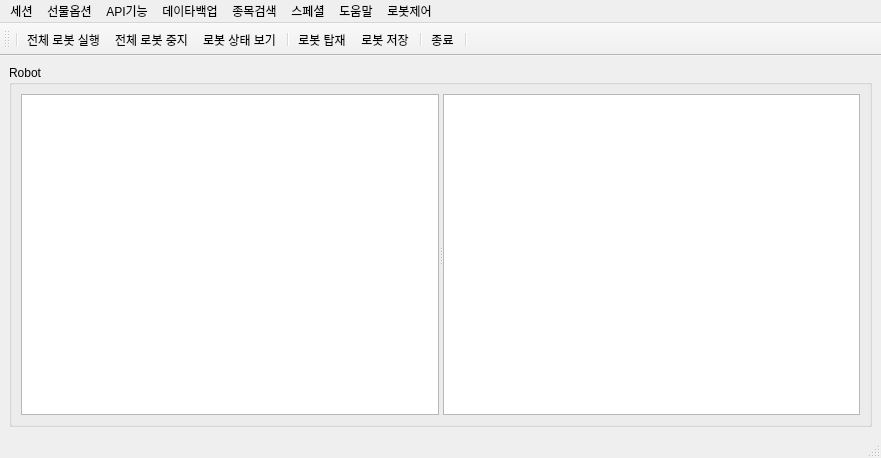
<?xml version="1.0" encoding="UTF-8"?>
<ui version="4.0">
 <class>MainWindow</class>
 <widget class="QMainWindow" name="MainWindow">
  <property name="geometry">
   <rect>
    <x>0</x>
    <y>0</y>
    <width>881</width>
    <height>458</height>
   </rect>
  </property>
  <property name="windowTitle">
   <string>Skybot</string>
  </property>
  <property name="windowIcon">
   <iconset>
    <normaloff>PNG/skybot_cm.png</normaloff>PNG/skybot_cm.png</iconset>
  </property>
  <widget class="QWidget" name="centralwidget">
   <layout class="QGridLayout" name="gridLayout_2">
    <item row="0" column="0">
     <widget class="QGroupBox" name="groupBox">
      <property name="title">
       <string>Robot</string>
      </property>
      <layout class="QHBoxLayout" name="horizontalLayout">
       <item>
        <widget class="QSplitter" name="splitter">
         <property name="orientation">
          <enum>Qt::Horizontal</enum>
         </property>
         <widget class="QTableView" name="tableView_robot">
          <property name="selectionMode">
           <enum>QAbstractItemView::SingleSelection</enum>
          </property>
          <property name="selectionBehavior">
           <enum>QAbstractItemView::SelectRows</enum>
          </property>
          <property name="showGrid">
           <bool>true</bool>
          </property>
          <property name="gridStyle">
           <enum>Qt::DotLine</enum>
          </property>
         </widget>
         <widget class="QTableView" name="tableView_portfolio"/>
        </widget>
       </item>
      </layout>
     </widget>
    </item>
   </layout>
  </widget>
  <widget class="QMenuBar" name="menubar">
   <property name="geometry">
    <rect>
     <x>0</x>
     <y>0</y>
     <width>881</width>
     <height>21</height>
    </rect>
   </property>
   <widget class="QMenu" name="menu">
    <property name="title">
     <string>세션</string>
    </property>
    <addaction name="actionLogin"/>
    <addaction name="actionLogout"/>
    <addaction name="separator"/>
    <addaction name="actionAccountDialog"/>
    <addaction name="separator"/>
    <addaction name="actionExit"/>
    <addaction name="separator"/>
   </widget>
   <widget class="QMenu" name="menu_2">
    <property name="title">
     <string>API기능</string>
    </property>
    <addaction name="actionStockcode"/>
    <addaction name="actionSectorView"/>
    <addaction name="actionTheme"/>
    <addaction name="actionChartIndex"/>
    <addaction name="separator"/>
    <addaction name="actionMinuitePrice"/>
    <addaction name="actionDailyPrice"/>
    <addaction name="separator"/>
    <addaction name="actionInvestors"/>
    <addaction name="actionInvestors2"/>
    <addaction name="separator"/>
    <addaction name="actionRealDataDialog"/>
    <addaction name="actionAskBid"/>
    <addaction name="actionNews"/>
    <addaction name="separator"/>
    <addaction name="actionOpenScreen"/>
    <addaction name="separator"/>
    <addaction name="actionOrder"/>
   </widget>
   <widget class="QMenu" name="menuRobot">
    <property name="title">
     <string>로봇제어</string>
    </property>
    <addaction name="actionRobotRun"/>
    <addaction name="actionRobotStop"/>
    <addaction name="separator"/>
    <addaction name="actionRobotOneRun"/>
    <addaction name="actionRobotOneStop"/>
    <addaction name="separator"/>
    <addaction name="actionRobotSave"/>
    <addaction name="actionRobotLoad"/>
    <addaction name="separator"/>
    <addaction name="actionRobotRemove"/>
    <addaction name="actionRobotClear"/>
    <addaction name="separator"/>
    <addaction name="actionRobotView"/>
    <addaction name="separator"/>
    <addaction name="actionTradeResult"/>
   </widget>
   <widget class="QMenu" name="menu_4">
    <property name="title">
     <string>데이타백업</string>
    </property>
    <addaction name="actionSectorBackupDay"/>
    <addaction name="actionPriceBackupDay"/>
    <addaction name="actionInvestorBackup"/>
    <addaction name="separator"/>
    <addaction name="actionPriceBackupMin"/>
   </widget>
   <widget class="QMenu" name="menu_3">
    <property name="title">
     <string>도움말</string>
    </property>
    <addaction name="actionMustRead"/>
    <addaction name="actionUsage"/>
    <addaction name="actionVersion"/>
   </widget>
   <widget class="QMenu" name="menu_5">
    <property name="title">
     <string>종목검색</string>
    </property>
    <addaction name="actionSearchItems"/>
    <addaction name="actionESearchItems"/>
   </widget>
   <widget class="QMenu" name="menu_6">
    <property name="title">
     <string>스페셜</string>
    </property>
    <addaction name="actionTool2ebest"/>
   </widget>
   <widget class="QMenu" name="menu_7">
    <property name="title">
     <string>선물옵션</string>
    </property>
    <addaction name="separator"/>
    <addaction name="actionCMOptionPrice"/>
    <addaction name="separator"/>
    <addaction name="separator"/>
    <addaction name="actionSupplyDemand"/>
    <addaction name="separator"/>
   </widget>
   <addaction name="menu"/>
   <addaction name="menu_7"/>
   <addaction name="menu_2"/>
   <addaction name="menu_4"/>
   <addaction name="menu_5"/>
   <addaction name="menu_6"/>
   <addaction name="menu_3"/>
   <addaction name="menuRobot"/>
  </widget>
  <widget class="QStatusBar" name="statusbar"/>
  <widget class="QToolBar" name="toolBar">
   <property name="mouseTracking">
    <bool>true</bool>
   </property>
   <property name="windowTitle">
    <string>toolBar</string>
   </property>
   <property name="toolButtonStyle">
    <enum>Qt::ToolButtonIconOnly</enum>
   </property>
   <attribute name="toolBarArea">
    <enum>TopToolBarArea</enum>
   </attribute>
   <attribute name="toolBarBreak">
    <bool>false</bool>
   </attribute>
   <addaction name="separator"/>
   <addaction name="actionRobotRun"/>
   <addaction name="actionRobotStop"/>
   <addaction name="actionRobotView"/>
   <addaction name="separator"/>
   <addaction name="actionRobotLoad"/>
   <addaction name="actionRobotSave"/>
   <addaction name="separator"/>
   <addaction name="actionExit"/>
   <addaction name="separator"/>
  </widget>
  <action name="actionLogin">
   <property name="icon">
    <iconset>
     <normaloff>PNG/로그인.png</normaloff>PNG/로그인.png</iconset>
   </property>
   <property name="text">
    <string>로그인</string>
   </property>
   <property name="statusTip">
    <string/>
   </property>
  </action>
  <action name="actionLogout">
   <property name="enabled">
    <bool>true</bool>
   </property>
   <property name="icon">
    <iconset>
     <normaloff>PNG/로그아웃.png</normaloff>PNG/로그아웃.png</iconset>
   </property>
   <property name="text">
    <string>접속종료</string>
   </property>
   <property name="statusTip">
    <string/>
   </property>
  </action>
  <action name="actionExit">
   <property name="icon">
    <iconset>
     <normaloff>PNG/종료.png</normaloff>PNG/종료.png</iconset>
   </property>
   <property name="text">
    <string>종료</string>
   </property>
   <property name="statusTip">
    <string/>
   </property>
  </action>
  <action name="actionRobotRun">
   <property name="icon">
    <iconset>
     <normaloff>PNG/Process.png</normaloff>PNG/Process.png</iconset>
   </property>
   <property name="text">
    <string>전체 로봇 실행</string>
   </property>
  </action>
  <action name="actionRobotStop">
   <property name="icon">
    <iconset>
     <normaloff>PNG/Cancel.png</normaloff>PNG/Cancel.png</iconset>
   </property>
   <property name="text">
    <string>전체 로봇 중지</string>
   </property>
  </action>
  <action name="actionAddTickTrade">
   <property name="icon">
    <iconset>
     <normaloff>PNG/Business Contact.png</normaloff>PNG/Business Contact.png</iconset>
   </property>
   <property name="text">
    <string>TickTrade</string>
   </property>
   <property name="toolTip">
    <string>TickTrade</string>
   </property>
  </action>
  <action name="actionRealDataDialog">
   <property name="icon">
    <iconset>
     <normaloff>PNG/News.png</normaloff>PNG/News.png</iconset>
   </property>
   <property name="text">
    <string>실시간주가</string>
   </property>
  </action>
  <action name="actionAccountDialog">
   <property name="icon">
    <iconset>
     <normaloff>PNG/계좌조회.png</normaloff>PNG/계좌조회.png</iconset>
   </property>
   <property name="text">
    <string>계좌조회</string>
   </property>
  </action>
  <action name="actionRobotLoad">
   <property name="icon">
    <iconset>
     <normaloff>PNG/Upload.png</normaloff>PNG/Upload.png</iconset>
   </property>
   <property name="text">
    <string>로봇 탑재</string>
   </property>
  </action>
  <action name="actionRobotSave">
   <property name="icon">
    <iconset>
     <normaloff>PNG/Download.png</normaloff>PNG/Download.png</iconset>
   </property>
   <property name="text">
    <string>로봇 저장</string>
   </property>
  </action>
  <action name="actionRobotClear">
   <property name="icon">
    <iconset>
     <normaloff>PNG/Empty Trash.png</normaloff>PNG/Empty Trash.png</iconset>
   </property>
   <property name="text">
    <string>로봇 전체 삭제</string>
   </property>
  </action>
  <action name="actionRobotView">
   <property name="icon">
    <iconset>
     <normaloff>PNG/Candle Sticks.png</normaloff>PNG/Candle Sticks.png</iconset>
   </property>
   <property name="text">
    <string>로봇 상태 보기</string>
   </property>
  </action>
  <action name="actionRobotRemove">
   <property name="icon">
    <iconset>
     <normaloff>PNG/Cancel.png</normaloff>PNG/Cancel.png</iconset>
   </property>
   <property name="text">
    <string>로봇 삭제</string>
   </property>
  </action>
  <action name="actionAddMomentumTrade">
   <property name="icon">
    <iconset>
     <normaloff>PNG/Bullish.png</normaloff>PNG/Bullish.png</iconset>
   </property>
   <property name="text">
    <string>MomentumTrade</string>
   </property>
   <property name="iconText">
    <string>MomentumTrade</string>
   </property>
  </action>
  <action name="actionDatabaseSetting">
   <property name="icon">
    <iconset>
     <normaloff>PNG/Multiple Inputs.png</normaloff>PNG/Multiple Inputs.png</iconset>
   </property>
   <property name="text">
    <string>데이타베이스 설정</string>
   </property>
  </action>
  <action name="actionDailyPrice">
   <property name="icon">
    <iconset>
     <normaloff>PNG/Candle Sticks.png</normaloff>PNG/Candle Sticks.png</iconset>
   </property>
   <property name="text">
    <string>일별주가</string>
   </property>
  </action>
  <action name="actionInvestors">
   <property name="icon">
    <iconset>
     <normaloff>PNG/Conference Call.png</normaloff>PNG/Conference Call.png</iconset>
   </property>
   <property name="text">
    <string>종목별투자자</string>
   </property>
  </action>
  <action name="actionBackup2">
   <property name="enabled">
    <bool>true</bool>
   </property>
   <property name="icon">
    <iconset>
     <normaloff>PNG/Checked 2.png</normaloff>PNG/Checked 2.png</iconset>
   </property>
   <property name="text">
    <string>주가/투자자 백업</string>
   </property>
  </action>
  <action name="actionCodeBuild">
   <property name="icon">
    <iconset>
     <normaloff>PNG/Multiple Inputs.png</normaloff>PNG/Multiple Inputs.png</iconset>
   </property>
   <property name="text">
    <string>종목테이블생성</string>
   </property>
  </action>
  <action name="actionMinuitePrice">
   <property name="icon">
    <iconset>
     <normaloff>PNG/Candle Sticks.png</normaloff>PNG/Candle Sticks.png</iconset>
   </property>
   <property name="text">
    <string>분별주가(1분)</string>
   </property>
  </action>
  <action name="actionPriceBackupDay">
   <property name="icon">
    <iconset>
     <normaloff>PNG/Download 2.png</normaloff>PNG/Download 2.png</iconset>
   </property>
   <property name="text">
    <string>일별가격정보</string>
   </property>
  </action>
  <action name="actionInvestorBackup">
   <property name="icon">
    <iconset>
     <normaloff>PNG/Download 2.png</normaloff>PNG/Download 2.png</iconset>
   </property>
   <property name="text">
    <string>종목별투자자</string>
   </property>
  </action>
  <action name="actionPriceBackupMin">
   <property name="icon">
    <iconset>
     <normaloff>PNG/Download 2.png</normaloff>PNG/Download 2.png</iconset>
   </property>
   <property name="text">
    <string>분별가격정보</string>
   </property>
  </action>
  <action name="actionRobotOneRun">
   <property name="icon">
    <iconset>
     <normaloff>PNG/Currency Exchange.png</normaloff>PNG/Currency Exchange.png</iconset>
   </property>
   <property name="text">
    <string>로봇 실행</string>
   </property>
  </action>
  <action name="actionRobotOneStop">
   <property name="icon">
    <iconset>
     <normaloff>PNG/Cancel.png</normaloff>PNG/Cancel.png</iconset>
   </property>
   <property name="text">
    <string>로봇 중지</string>
   </property>
  </action>
  <action name="actionTickLogger">
   <property name="icon">
    <iconset>
     <normaloff>PNG/Multiple Inputs.png</normaloff>PNG/Multiple Inputs.png</iconset>
   </property>
   <property name="text">
    <string>TickLogger</string>
   </property>
  </action>
  <action name="actionAddTickTradeXN">
   <property name="icon">
    <iconset>
     <normaloff>PNG/Money Transfer.png</normaloff>PNG/Money Transfer.png</iconset>
   </property>
   <property name="text">
    <string>TickTradeXN</string>
   </property>
  </action>
  <action name="actionAddChannelTrade">
   <property name="icon">
    <iconset>
     <normaloff>PNG/Neutral Trading.png</normaloff>PNG/Neutral Trading.png</iconset>
   </property>
   <property name="text">
    <string>ChannelTrade</string>
   </property>
  </action>
  <action name="actionAddTickTradeM">
   <property name="icon">
    <iconset>
     <normaloff>PNG/Trademark.png</normaloff>PNG/Trademark.png</iconset>
   </property>
   <property name="text">
    <string>TickTradeM</string>
   </property>
   <property name="toolTip">
    <string>TickTradeM</string>
   </property>
  </action>
  <action name="actionAddTickTradeP">
   <property name="icon">
    <iconset>
     <normaloff>PNG/Bullish.png</normaloff>PNG/Bullish.png</iconset>
   </property>
   <property name="text">
    <string>TickTradeP</string>
   </property>
   <property name="iconText">
    <string>TickTradeP</string>
   </property>
  </action>
  <action name="actionSectorView">
   <property name="icon">
    <iconset>
     <normaloff>PNG/Services.png</normaloff>PNG/Services.png</iconset>
   </property>
   <property name="text">
    <string>업종지수</string>
   </property>
  </action>
  <action name="actionSectorPriceView">
   <property name="icon">
    <iconset>
     <normaloff>PNG/Services.png</normaloff>PNG/Services.png</iconset>
   </property>
   <property name="text">
    <string>업종별주가조회</string>
   </property>
  </action>
  <action name="actionSectorBackupDay">
   <property name="icon">
    <iconset>
     <normaloff>PNG/Services.png</normaloff>PNG/Services.png</iconset>
   </property>
   <property name="text">
    <string>일별업종정보</string>
   </property>
  </action>
  <action name="actionTickMonitor">
   <property name="icon">
    <iconset>
     <normaloff>PNG/Multiple Inputs.png</normaloff>PNG/Multiple Inputs.png</iconset>
   </property>
   <property name="text">
    <string>TickMonitor</string>
   </property>
  </action>
  <action name="actionAddTickTradeTT">
   <property name="icon">
    <iconset>
     <normaloff>PNG/Bullish.png</normaloff>PNG/Bullish.png</iconset>
   </property>
   <property name="text">
    <string>똘똘이</string>
   </property>
  </action>
  <action name="actionTickMe">
   <property name="icon">
    <iconset>
     <normaloff>PNG/Puzzle.png</normaloff>PNG/Puzzle.png</iconset>
   </property>
   <property name="text">
    <string>TickMe</string>
   </property>
  </action>
  <action name="actionMX">
   <property name="icon">
    <iconset>
     <normaloff>PNG/Candle Sticks.png</normaloff>PNG/Candle Sticks.png</iconset>
   </property>
   <property name="text">
    <string>MX</string>
   </property>
  </action>
  <action name="actionAddTickTradeT2">
   <property name="text">
    <string>똘똘이2</string>
   </property>
  </action>
  <action name="actionRSI">
   <property name="icon">
    <iconset>
     <normaloff>PNG/Candle Sticks.png</normaloff>PNG/Candle Sticks.png</iconset>
   </property>
   <property name="text">
    <string>RSI</string>
   </property>
  </action>
  <action name="actionRSI_2">
   <property name="icon">
    <iconset>
     <normaloff>PNG/Puzzle.png</normaloff>PNG/Puzzle.png</iconset>
   </property>
   <property name="text">
    <string>RSI</string>
   </property>
  </action>
  <action name="actionFastChance">
   <property name="icon">
    <iconset>
     <normaloff>PNG/Puzzle.png</normaloff>PNG/Puzzle.png</iconset>
   </property>
   <property name="text">
    <string>FastChance</string>
   </property>
  </action>
  <action name="actionVolumeLevel">
   <property name="icon">
    <iconset>
     <normaloff>PNG/Puzzle.png</normaloff>PNG/Puzzle.png</iconset>
   </property>
   <property name="text">
    <string>VolumeLevel</string>
   </property>
  </action>
  <action name="actionItemselection">
   <property name="text">
    <string>매수/매도 종목 선정</string>
   </property>
  </action>
  <action name="action_2">
   <property name="text">
    <string>-</string>
   </property>
  </action>
  <action name="actionChanceWater">
   <property name="text">
    <string>ChanceWater</string>
   </property>
  </action>
  <action name="actionFastChanceWater">
   <property name="text">
    <string>FastChanceWater</string>
   </property>
  </action>
  <action name="actionTickTradeRSI">
   <property name="icon">
    <iconset>
     <normaloff>PNG/Bullish.png</normaloff>PNG/Bullish.png</iconset>
   </property>
   <property name="text">
    <string>TickTradeRSI</string>
   </property>
  </action>
  <action name="actionTEST">
   <property name="text">
    <string>TEST</string>
   </property>
  </action>
  <action name="actionOpenAPI_document">
   <property name="text">
    <string>OpenAPI document</string>
   </property>
  </action>
  <action name="actionTickFuturesLogger">
   <property name="text">
    <string>TickFuturesLogger</string>
   </property>
  </action>
  <action name="actionInvestors2">
   <property name="icon">
    <iconset>
     <normaloff>PNG/Conference Call.png</normaloff>PNG/Conference Call.png</iconset>
   </property>
   <property name="text">
    <string>종목별투자자2</string>
   </property>
  </action>
  <action name="actionTheme">
   <property name="icon">
    <iconset>
     <normaloff>PNG/Diploma 1.png</normaloff>PNG/Diploma 1.png</iconset>
   </property>
   <property name="text">
    <string>테마</string>
   </property>
  </action>
  <action name="actionStockcode">
   <property name="icon">
    <iconset>
     <normaloff>PNG/Multiple Inputs.png</normaloff>PNG/Multiple Inputs.png</iconset>
   </property>
   <property name="text">
    <string>전종목코드</string>
   </property>
  </action>
  <action name="actionChartIndex">
   <property name="icon">
    <iconset>
     <normaloff>PNG/Bullish.png</normaloff>PNG/Bullish.png</iconset>
   </property>
   <property name="text">
    <string>차트데이타</string>
   </property>
  </action>
  <action name="actionSearchItems">
   <property name="icon">
    <iconset>
     <normaloff>PNG/Search.png</normaloff>PNG/Search.png</iconset>
   </property>
   <property name="text">
    <string>종목검색</string>
   </property>
  </action>
  <action name="actionOpenScreen">
   <property name="icon">
    <iconset>
     <normaloff>PNG/Self Service Kiosk.png</normaloff>PNG/Self Service Kiosk.png</iconset>
   </property>
   <property name="text">
    <string>OpenScreen</string>
   </property>
  </action>
  <action name="actionNews">
   <property name="icon">
    <iconset>
     <normaloff>PNG/News.png</normaloff>PNG/News.png</iconset>
   </property>
   <property name="text">
    <string>News</string>
   </property>
  </action>
  <action name="actionESearchItems">
   <property name="icon">
    <iconset>
     <normaloff>PNG/Search.png</normaloff>PNG/Search.png</iconset>
   </property>
   <property name="text">
    <string>e종목검색</string>
   </property>
  </action>
  <action name="actionOrder">
   <property name="icon">
    <iconset>
     <normaloff>PNG/Online Support.png</normaloff>PNG/Online Support.png</iconset>
   </property>
   <property name="text">
    <string>수동주문</string>
   </property>
  </action>
  <action name="actionTool2ebest">
   <property name="text">
    <string>외부신호-&gt;eBest</string>
   </property>
  </action>
  <action name="actionTradeResult">
   <property name="text">
    <string>로봇 거래결과</string>
   </property>
  </action>
  <action name="actionUsage">
   <property name="text">
    <string>사용법</string>
   </property>
  </action>
  <action name="actionAskBid">
   <property name="icon">
    <iconset>
     <normaloff>PNG/Candle Sticks.png</normaloff>PNG/Candle Sticks.png</iconset>
   </property>
   <property name="text">
    <string>실시간호가</string>
   </property>
  </action>
  <action name="actionMustRead">
   <property name="text">
    <string>꼭 읽어보세요</string>
   </property>
  </action>
  <action name="actionVersion">
   <property name="text">
    <string>버전</string>
   </property>
  </action>
  <action name="actionCMOptionPrice">
   <property name="icon">
    <iconset>
     <normaloff>PNG/당월물 옵션전광판.png</normaloff>PNG/당월물 옵션전광판.png</iconset>
   </property>
   <property name="text">
    <string>선물옵션 전광판</string>
   </property>
  </action>
  <action name="actionNMOptionPrice">
   <property name="icon">
    <iconset>
     <normaloff>PNG/차월물 옵션체결.png</normaloff>PNG/차월물 옵션체결.png</iconset>
   </property>
   <property name="text">
    <string>차월물 옵션전광판</string>
   </property>
  </action>
  <action name="actionSupplyDemand">
   <property name="icon">
    <iconset>
     <normaloff>PNG/수급.png</normaloff>PNG/수급.png</iconset>
   </property>
   <property name="text">
    <string>시장분석</string>
   </property>
  </action>
  <action name="actionOpenInterest">
   <property name="icon">
    <iconset>
     <normaloff>PNG/미결제약정.png</normaloff>PNG/미결제약정.png</iconset>
   </property>
   <property name="text">
    <string>미결제약정</string>
   </property>
  </action>
 </widget>
 <resources/>
 <connections>
  <connection>
   <sender>menubar</sender>
   <signal>triggered(QAction*)</signal>
   <receiver>MainWindow</receiver>
   <slot>MENU_Action(QAction*)</slot>
   <hints>
    <hint type="sourcelabel">
     <x>703</x>
     <y>20</y>
    </hint>
    <hint type="destinationlabel">
     <x>665</x>
     <y>50</y>
    </hint>
   </hints>
  </connection>
  <connection>
   <sender>tableView_robot</sender>
   <signal>clicked(QModelIndex)</signal>
   <receiver>MainWindow</receiver>
   <slot>robot_selected(QModelIndex)</slot>
   <hints>
    <hint type="sourcelabel">
     <x>307</x>
     <y>199</y>
    </hint>
    <hint type="destinationlabel">
     <x>300</x>
     <y>-15</y>
    </hint>
   </hints>
  </connection>
  <connection>
   <sender>tableView_robot</sender>
   <signal>doubleClicked(QModelIndex)</signal>
   <receiver>MainWindow</receiver>
   <slot>robot_double_clicked(QModelIndex)</slot>
   <hints>
    <hint type="sourcelabel">
     <x>437</x>
     <y>291</y>
    </hint>
    <hint type="destinationlabel">
     <x>495</x>
     <y>-20</y>
    </hint>
   </hints>
  </connection>
  <connection>
   <sender>tableView_portfolio</sender>
   <signal>clicked(QModelIndex)</signal>
   <receiver>MainWindow</receiver>
   <slot>portfolio_selected(QModelIndex)</slot>
   <hints>
    <hint type="sourcelabel">
     <x>494</x>
     <y>195</y>
    </hint>
    <hint type="destinationlabel">
     <x>575</x>
     <y>-3</y>
    </hint>
   </hints>
  </connection>
  <connection>
   <sender>tableView_portfolio</sender>
   <signal>doubleClicked(QModelIndex)</signal>
   <receiver>MainWindow</receiver>
   <slot>portfolio_double_clicked(QModelIndex)</slot>
   <hints>
    <hint type="sourcelabel">
     <x>531</x>
     <y>131</y>
    </hint>
    <hint type="destinationlabel">
     <x>886</x>
     <y>41</y>
    </hint>
   </hints>
  </connection>
 </connections>
 <slots>
  <slot>robot_selected(QModelIndex)</slot>
  <slot>robot_double_clicked(QModelIndex)</slot>
  <slot>portfolio_selected(QModelIndex)</slot>
  <slot>portfolio_double_clicked(QModelIndex)</slot>
 </slots>
</ui>
